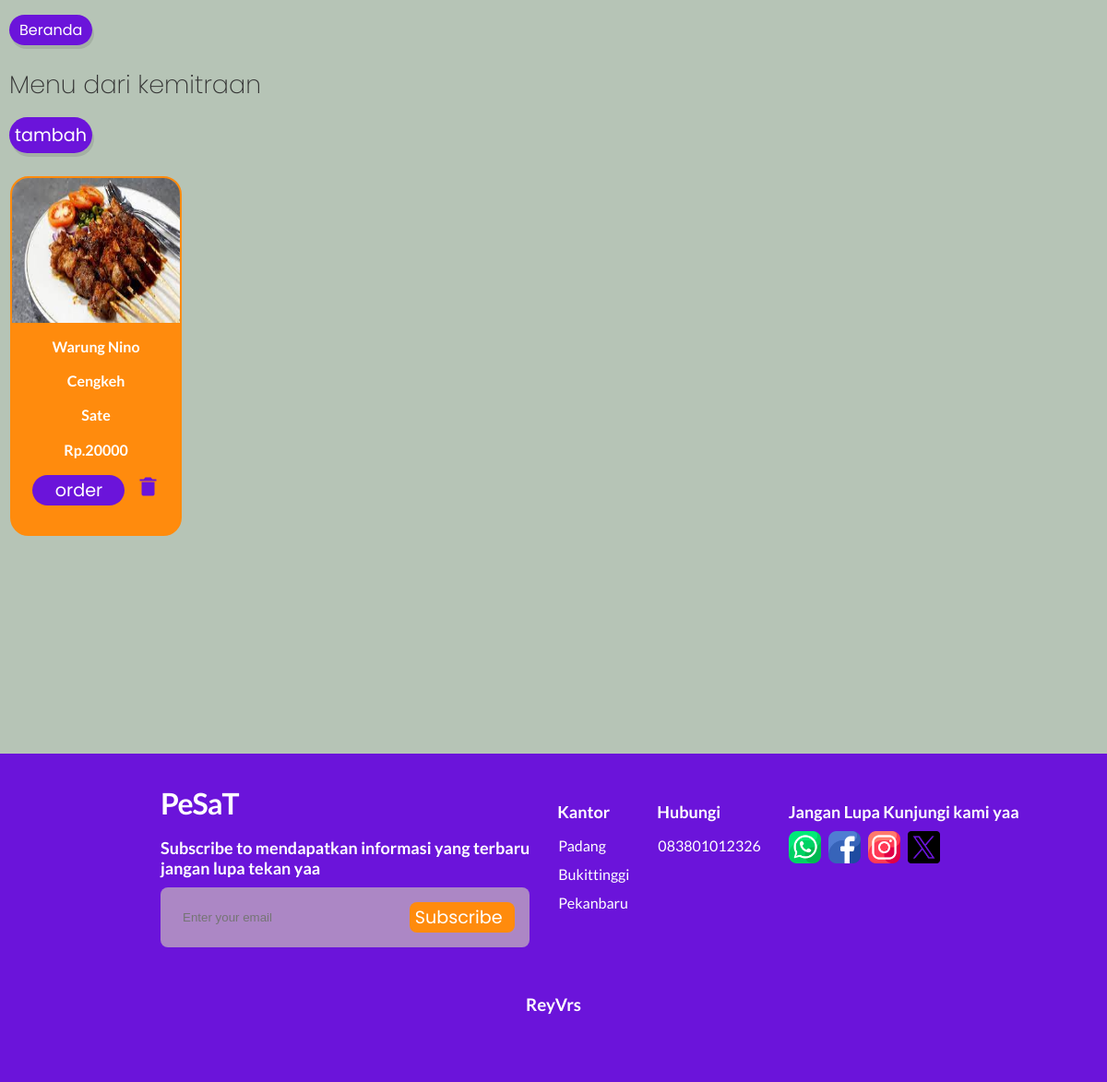
The page /Mitra.php on the database its author committed.
### tables this page shows
CREATE TABLE `menuseller` (
  `nama` varchar(50) NOT NULL,
  `domisili` varchar(50) NOT NULL,
  `menu` varchar(50) NOT NULL,
  `foto` text NOT NULL,
  `price` int(11) NOT NULL
);

### Mitra.php (the view, shortened to what this page needs)
<?php
include("koneksi.php")
?>
<!DOCTYPE html>
<html lang="en">
<head>
    <link href='https://unpkg.com/boxicons@2.1.4/css/boxicons.min.css' rel='stylesheet'>
    <link rel="stylesheet" href="style2.css">
</head>
<body>
    <div class="tombol"><a href="beranda.php">Beranda</a></div>
    <div class="Menu1">
        <p>Menu dari kemitraan</p><br>
        <a class="buttonnn" href="login mitra.php">tambah</a>
    </div>
    <br>
    <?php
    $sqlm = mysqli_query($kon, "select * from menuseller order by nama desc");
    while ($rm = mysqli_fetch_array($sqlm)) {
        echo '<div class="slider-container1">
        <div class="card-slider11";>
            <div class="card1">
                <img src="./img/' . $rm['foto'] . '" alt="">
                <p>' . $rm['nama'] . '</p>
                <p>' . $rm['domisili'] . '</p>
                 <p>' . $rm['menu'] . '</p>
                <p>Rp.' . $rm['price'] . '</p>
                <form action="keranjang.php" method="post">
                 <input type="hidden" name="menu" value="' . $rm['menu'] . ' (Rp. ' . $rm['price'] . ')  ->  (' . $rm['nama'] . ') ">
                 <button type="submit" name="order_button">order</button>
                <a href="userdel.php?nama=' . $rm['nama'] . '"><i class="bx bxs-trash-alt bx-tada" style="cursor: pointer; color:#6b14da; padding-left: 10px; font-size: x-large;"></i></a>
                </form>
            </div>
        </div>
    </div>';
    }
    ?>
    <footer class="footer_section">
        <div class="footer__container container grid">
            <div class="footer__content">
                <a href="beranda.php" class="footer__logo">
                    <i class="ri-leaf-line footer__logo-icon"></i> PeSaT
                </a>
                <h3 class="footer__title">
                    Subscribe to mendapatkan informasi yang terbaru<br> jangan lupa tekan yaa
                </h3>
                <div class="footer__subscribe">
                    <input type="email" placeholder="Enter your email" class="footer__input">
                    <button class="buttons button--flex footer__button">
                        Subscribe
                    </button>
                </div>
            </div>
            <div class="footer__content">
                <h3 class="footer__title">Kantor</h3>
                <ul class="footer__data">
                    <li class="footer__information">Padang</li>
                    <li class="footer__information">Bukittinggi</li>
                    <li class="footer__information">Pekanbaru</li>
                </ul>
            </div>
            <div class="footer__content">
                <h3 class="footer__title">Hubungi</h3>
                <ul class="footer__data">
                    <li class="footer__information">083801012326</li>
                </ul>
            </div>
            <div class="footer__content">
                <h3 class="footer__title">
                    Jangan Lupa Kunjungi kami yaa
                </h3>
                <div class="footer__cards">
                    <img src="img/whatsapp_2504957.png" alt="" class="footer__card">
                    <img src="img/facebook_2504903.png" alt="" class="footer__card">
                    <img src="img/instagram_2504918.png" alt="" class="footer__card">
                    <img src="img/twitter_5968830.png" alt="" class="footer__card">
                </div>
            </div>
        </div>
        <h3 class="footer__copy">ReyVrs</h3>
    </footer>
</body>
</html>

### style2.css (style rules this page uses)
html { scroll-behavior: smooth; font-family: "Lato", "poppins"; }
body { height: 96vh; font-family: "Lato", "poppins"; margin: 0; background-color: #b6c4b6; transition: background-color 0.2s, color 0.2s; }
.Menu1 p { font-size: 27px; font-weight: 200; font-family: poppins; text-shadow: none; color: #333; margin-bottom: 1px; margin-left: 10px; }
.slider-container1 { overflow: hidden; display: inline-flex; margin: 11px; }
.card1 { background: #ff8b0d; box-sizing: border-box; padding: 15px; text-align: center; border: 2px solid #ff8b0d; border-radius: 20px; width: 186px; overflow: hidden; line-height: 1.2; margin-right: 10px; }
.card1 img { width: 123%; margin-left: -18px; height: 159px; margin-top: -17px; }
.card1 p { padding: 0 0 2px 0px; font-size: medium; font-weight: 700; color: white; }
button { width: 100px; height: 33px; background-color: #6b14da; border-radius: 20px; border: none; font-family: poppins; color: #fff; font-size: larger; }
.Menu1 .buttonnn { width: 200px; height: 50px; background-color: #6b14da; border-radius: 20px; border: none; font-family: poppins; color: #fff; font-size: larger; margin-left: 10px; text-decoration: none; padding: 6px; box-shadow: 2px 4px rgba(0, 0, 0, 0.1); }
.tombol { margin-top: 20px; margin-left: 10px; }
.tombol a { padding: 5px 11px; width: 64px; height: 28px; background-color: #6b14da; border-radius: 20px; border: none; font-family: poppins; text-decoration: none; color: white; box-shadow: 2px 4px rgba(0, 0, 0, 0.1); }
.footer_section { margin-top: 225px; background: #6b14da; padding: 34px; font-family: "Lato", "poppins"; color: white; height: 36vh; }
.footer__container { display: inline-flex; gap: 30px; margin-left: 140px; }
.footer__copy { margin-top: 51px; text-align: center; }
.footer__input { width: 70%; padding: 0 0.5rem; background: none; color: white; border: none; outline: none; }
.footer__subscribe { background-color: #ac87c5; padding: 1rem; display: flex; justify-content: space-between; border-radius: 0.5rem; gap: 10px; }
.buttons { background-color: #ff8b0d; color: #fff; border-radius: 0.5rem; transition: 0.3s; width: 121px; }
.button--flex { display: inline-flex; align-items: center; column-gap: 0.5rem; }
.footer__logo { display: inline-flex; align-items: center; color: white; font-weight: 700; letter-spacing: -1px; margin-bottom: var(--mb-2-5); transition: 0.3s; text-decoration: none; font-size: xx-large; }
.footer__data { display: grid; row-gap: 0.75rem; margin-left: -39px; }
.footer__title { font-size: large; margin-bottom: 10px; }
.footer__content ul { list-style: none; }
.footer__cards { display: inline-flex; align-items: center; column-gap: 0.5rem; }
.footer__card { width: 35px; }

### rows shown on the page
menuseller: foto (picture), nama "Warung Nino", domisili "Cengkeh", menu "Sate", price "20000"
